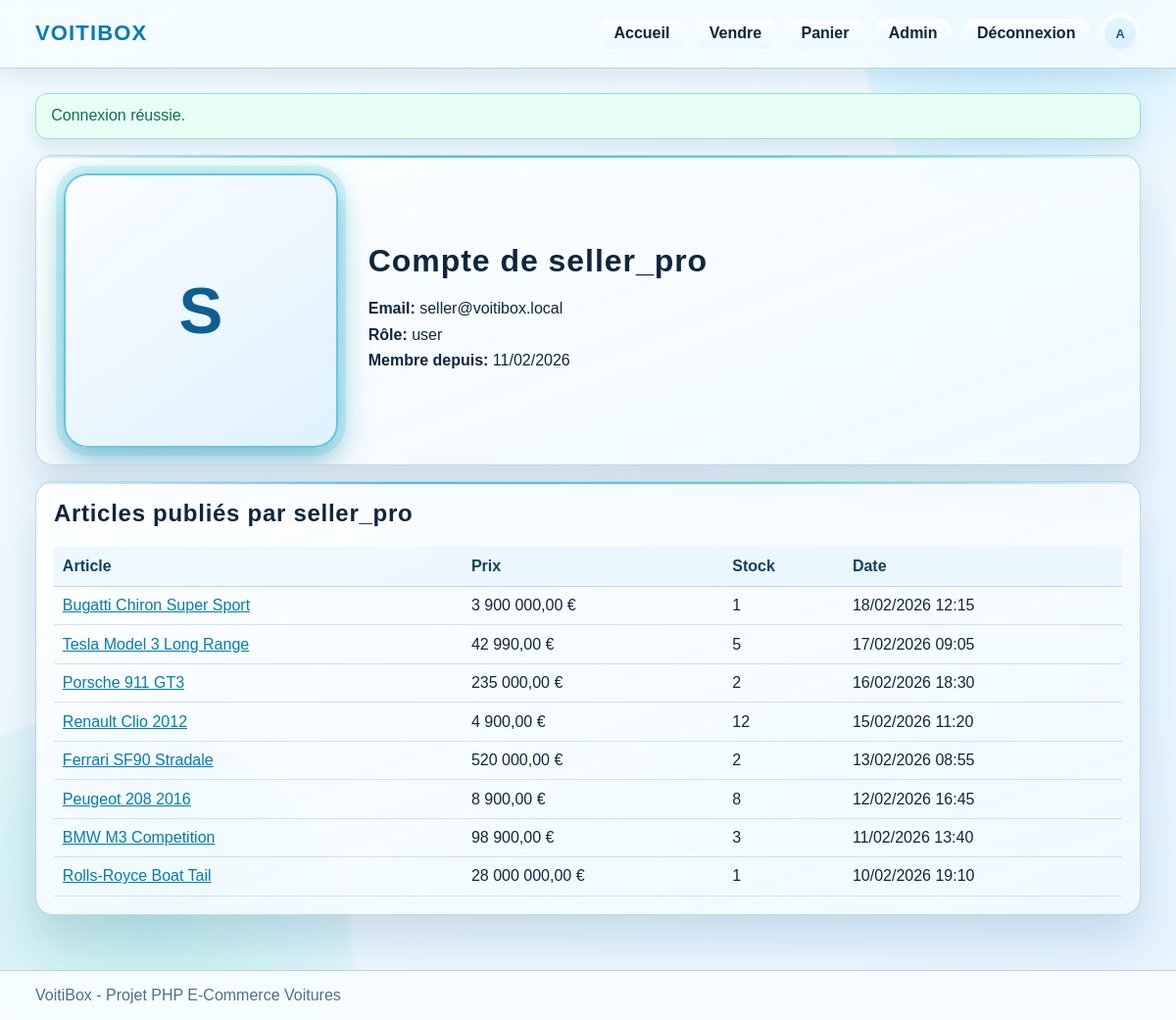
Page /account.php?user_id=2 (signed in) on the earlier database version.
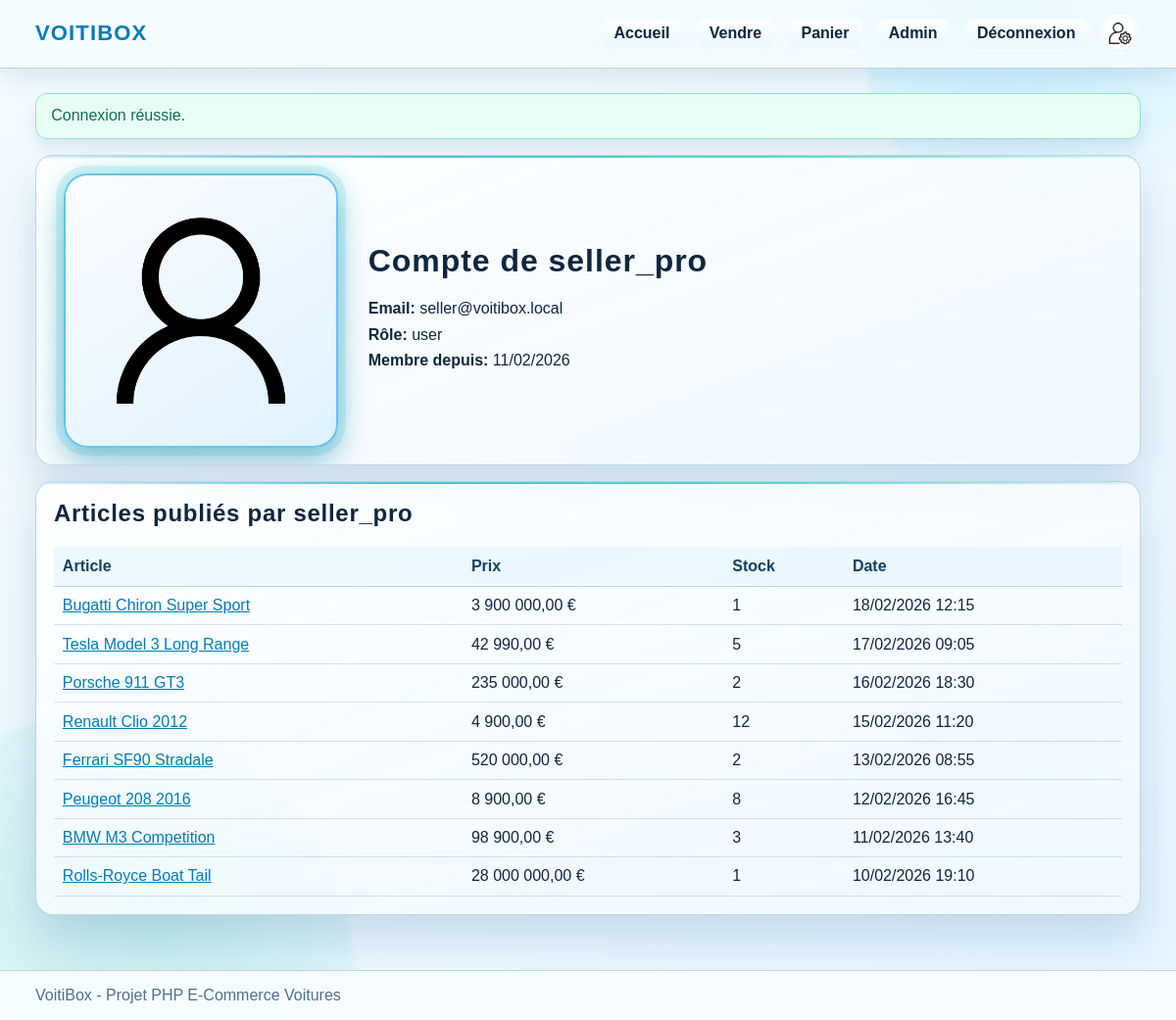
Same page on the later database version.
### tables this page shows
CREATE TABLE users (
    id INT AUTO_INCREMENT PRIMARY KEY,
    username VARCHAR(80) NOT NULL UNIQUE,
    password VARCHAR(255) NOT NULL,
    email VARCHAR(190) NOT NULL UNIQUE,
    balance DECIMAL(15,2) NOT NULL DEFAULT 0,
    profile_photo VARCHAR(255) NULL,
    role ENUM('user', 'admin') NOT NULL DEFAULT 'user',
    created_at DATETIME NOT NULL DEFAULT CURRENT_TIMESTAMP
);

### includes/helpers.php (called while the page is built, shortened)
<?php
function e(mixed $value): string
{
    return htmlspecialchars((string) $value, ENT_QUOTES, 'UTF-8');
}
function url(string $path = ''): string
{
    $base = defined('APP_BASE_PATH') ? rtrim(APP_BASE_PATH, '/') : '';
    $normalized = ltrim($path, '/');
    if ($normalized === '') {
        return $base === '' ? '/' : $base . '/';
    }
    return ($base === '' ? '' : $base) . '/' . $normalized;
}
function asset_url(string $path): string
{
    $normalized = ltrim($path, '/');
    $publicUrl = url($normalized);
    $filePath = __DIR__ . '/../' . $normalized;
    $version = (string) filemtime($filePath);
    $separator = str_contains($publicUrl, '?') ? '&' : '?';
    return $publicUrl . $separator . 'v=' . $version;
}
function current_user(bool $refresh = false): ?array
{
    static $loaded = false;
    static $user = null;
    if ($loaded) {
        return $user;
    }
    $loaded = true;
    $stmt = db()->prepare('SELECT * FROM users WHERE id = :id LIMIT 1');
    $stmt->execute(['id' => (int) $_SESSION['user_id']]);
    $result = $stmt->fetch();
    $user = $result;
    return $user;
}
function is_logged_in(): bool
{
    return current_user() !== null;
}
function require_login(): void
{
    if (!is_logged_in()) {
        set_flash('error', 'Connectez-vous pour accéder à cette page.');
        redirect('login/');
    }
}
function media_src(null|string $value, string $fallback = ''): string
{
    $src = trim((string) $value);
    $filePath = __DIR__ . '/../' . ltrim($src, '/');
    if (!is_file($filePath) || filesize($filePath) <= 0) {
        return $fallback;
    }
    return asset_url($src);
}

### db.php (called while the page is built, shortened)
<?php
$host = getenv('DB_HOST') ?: '127.0.0.1';
$dbName = getenv('DB_NAME') ?: 'php_exam_db';
$user = getenv('DB_USER') ?: 'root';
$pass = getenv('DB_PASS') ?: 'root';
$dsn = "mysql:host={$host};dbname={$dbName};charset=utf8mb4";
try {
    $pdo = new PDO($dsn, $user, $pass, [
        PDO::ATTR_ERRMODE => PDO::ERRMODE_EXCEPTION,
        PDO::ATTR_DEFAULT_FETCH_MODE => PDO::FETCH_ASSOC,
        PDO::ATTR_EMULATE_PREPARES => false,
    ]);
} catch (PDOException $e) {
    die('Erreur de connexion à la base de données: ' . $e->getMessage());
}
function db(): PDO
{
    global $pdo;
    return $pdo;
}

### account.php (the view, shortened to what the changed rows need)
<?php
require_login();
$self = current_user();
$targetUserId = isset($_GET['user_id']) ? (int) $_GET['user_id'] : (int) $self['id'];
$targetStmt = db()->prepare('SELECT id, username, email, balance, profile_photo, role, created_at FROM users WHERE id = :id LIMIT 1');
$targetStmt->execute(['id' => $targetUserId]);
$target = $targetStmt->fetch();
$articleStmt = db()->prepare(
    'SELECT a.id, a.title, a.price, a.published_at, COALESCE(s.quantity, 0) AS stock_quantity
     FROM articles a
     LEFT JOIN stock s ON s.article_id = a.id
     WHERE a.author_id = :author_id
     ORDER BY a.published_at DESC'
);
$articleStmt->execute(['author_id' => $target['id']]);
$postedArticles = $articleStmt->fetchAll();
render_header('Compte');
?>
<?php
$profileImageSrc = media_src((string) ($target['profile_photo'] ?? ''));
$profileInitial = strtoupper(substr((string) $target['username'], 0, 1));
?>
<div class="card profile-hero">
    <div class="profile-hero-photo">
        <?php if ($profileImageSrc !== ''): ?>
            <img class="profile-photo" src="<?= e($profileImageSrc) ?>" alt="Photo de profil">
        <?php else: ?>
            <div class="profile-photo profile-photo-placeholder"><?= e($profileInitial !== '' ? $profileInitial : '?') ?></div>
        <?php endif; ?>
    </div>
    <div class="profile-meta">
        <h1>Compte de <?= e($target['username']) ?></h1>
        <p><strong>Email:</strong> <?= e($target['email']) ?></p>
        <p><strong>Rôle:</strong> <?= e($target['role']) ?></p>
        <p><strong>Membre depuis:</strong> <?= e(date('d/m/Y', strtotime($target['created_at']))) ?></p>
    </div>
</div>
<div class="table-card">
    <h2>Articles publiés par <?= e($target['username']) ?></h2>
    <?php if (empty($postedArticles)): ?>
        <p>Aucun article publié.</p>
    <?php else: ?>
        <table>
            <thead>
                <tr>
                    <th>Article</th>
                    <th>Prix</th>
                    <th>Stock</th>
                    <th>Date</th>
                </tr>
            </thead>
            <tbody>
            </tbody>
        </table>
    <?php endif; ?>
</div>
<?php render_footer(); ?>

### includes/layout.php (shortened to what the changed rows need)
<?php
function render_header(string $title): void
{
    $user = current_user();
    ?>
    <!DOCTYPE html>
    <html lang="fr">
    <head>
        <link rel="stylesheet" href="<?= e(asset_url('assets/style.css')) ?>">
    </head>
    <body>
        <header class="site-header">
            <div class="container nav-wrap">
                <nav class="main-nav">
                    <?php if ($user): ?>
                        <?php
                        $headerAvatarSrc = media_src((string) ($user['profile_photo'] ?? ''));
                        $headerInitial = strtoupper(substr((string) ($user['username'] ?? ''), 0, 1));
                        ?>
                        <a class="nav-account" href="<?= e(url('account/')) ?>" aria-label="Mon compte" title="Mon compte">
                            <?php if ($headerAvatarSrc !== ''): ?>
                                <img class="header-avatar" src="<?= e($headerAvatarSrc) ?>" alt="Profil de <?= e($user['username']) ?>">
                            <?php else: ?>
                                <span class="header-avatar header-avatar-fallback"><?= e($headerInitial !== '' ? $headerInitial : '?') ?></span>
                            <?php endif; ?>
                        </a>
                    <?php else: ?>
                        <a href="<?= e(url('login/')) ?>">Connexion</a>
                        <a href="<?= e(url('register/')) ?>">Inscription</a>
                    <?php endif; ?>
                </nav>
            </div>
        </header>
        <main class="container">
    <?php
}
function render_footer(): void
{
    ?>
        </main>
    </body>
    </html>
    <?php
}

Differences in the rows shown:
changed users (number 1 of 2 on the later page): profile_photo: picture added; username "A" → (not shown)
changed users "seller_pro": profile_photo: picture added; username "S" → (not shown)
